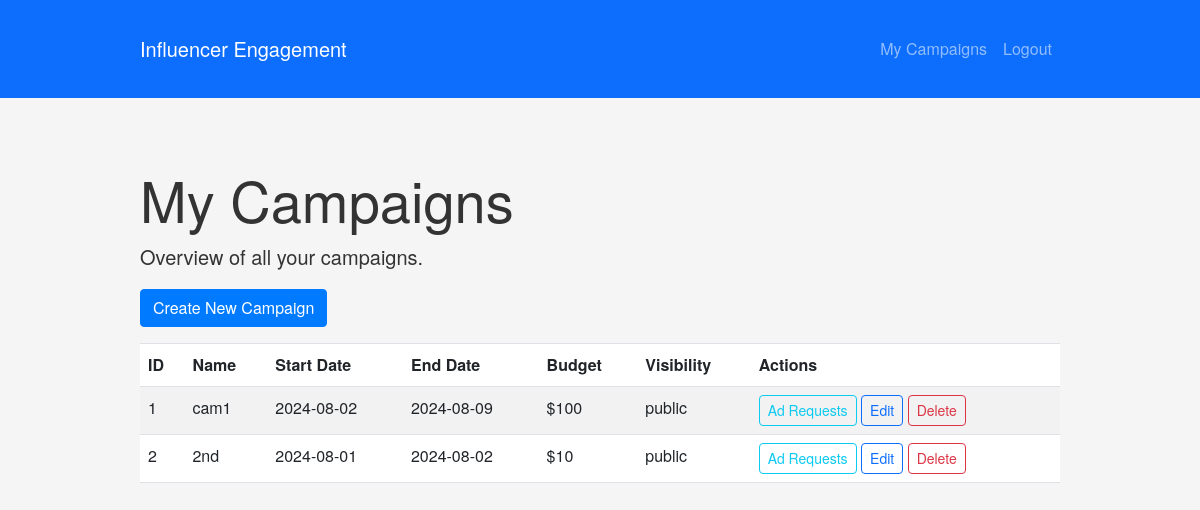
Page /sponsor/campaigns (signed in) on the committed database.
### app/models.py (models this page shows)
class Campaign(db.Model):
    id = db.Column(db.Integer, primary_key=True)
    name = db.Column(db.String(100), nullable=False)
    description = db.Column(db.Text, nullable=False)
    start_date = db.Column(db.Date, nullable=False)
    end_date = db.Column(db.Date, nullable=False)
    budget = db.Column(db.Integer, nullable=False)
    visibility = db.Column(db.String(10), default='public')
    goals = db.Column(db.Text)
    sponsor_id = db.Column(db.Integer, db.ForeignKey('user.id'), nullable=False)
    ad_requests = db.relationship('AdRequest', backref='campaign', lazy=True)

### app/blueprints/sponsor.py (the view)
@bp.route('/campaigns')
@login_required
@sponsor_required
def campaigns():
    campaigns = Campaign.query.filter_by(sponsor_id=current_user.id).all()
    return render_template('sponsor/campaigns.html', campaigns=campaigns)

### app/utils.py (called while the page is built)
def sponsor_required(func):
    @wraps(func)
    def decorated_view(*args, **kwargs):
        if not current_user.is_authenticated or session.get('role') != 'sponsor':
            flash('You do not have permission to access this page.', 'danger')
            return redirect(url_for('auth.login'))
        if 'ad_request_id' in kwargs:
            ad_request_id = kwargs['ad_request_id']
            ad_request = AdRequest.query.get(ad_request_id)
            if ad_request is None or ad_request.campaign.sponsor != current_user:
                abort(403)  # Forbidden access if not owner or ad request doesn't exist
        return func(*args, **kwargs)
    return decorated_view

### app/templates/sponsor/campaigns.html (shortened to what this page needs)
{% extends 'base.html' %}
{% block content %}
<h1 class="display-4 mt-4">My Campaigns</h1>
<p class="lead">Overview of all your campaigns.</p>
<div class="mt-3">
    <a href="{{ url_for('sponsor.create_campaign') }}" class="btn btn-primary">Create New Campaign</a>
</div>
<table class="table table-striped mt-3">
    <thead>
        <tr>
            <th>ID</th>
            <th>Name</th>
            <th>Start Date</th>
            <th>End Date</th>
            <th>Budget</th>
            <th>Visibility</th>
            <th>Actions</th>
        </tr>
    </thead>
    <tbody>
        {% for campaign in campaigns %}
            <tr>
                <td>{{ campaign.id }}</td>
                <td>{{ campaign.name }}</td>
                <td>{{ campaign.start_date.strftime('%Y-%m-%d') }}</td>
                <td>{{ campaign.end_date.strftime('%Y-%m-%d') }}</td>
                <td>${{ campaign.budget }}</td>
                <td>{{ campaign.visibility }}</td>
                <td>
                    <a href="{{ url_for('sponsor.ad_requests', campaign_id=campaign.id) }}" class="btn btn-sm btn-outline-info">Ad Requests</a>
                    <a href="{{ url_for('sponsor.edit_campaign', campaign_id=campaign.id) }}" class="btn btn-sm btn-outline-primary">Edit</a>
                    <a href="{{ url_for('sponsor.delete_campaign', campaign_id=campaign.id) }}" class="btn btn-sm btn-outline-danger" onclick="return confirm('Are you sure you want to delete this campaign?')">Delete</a>
                </td>
            </tr>
        {% endfor %}
    </tbody>
</table>
{% endblock %}

### app/static/css/main.css (style rules this page uses)
body { font-family: "Helvetica Neue", Arial, sans-serif; line-height: 1.6; color: #333; background-color: #f5f5f5; }
h1, h2, h3, h4, h5, h6 { font-weight: bold; }
h1 { font-size: 2.5rem; }
p { margin-bottom: 1rem; }
a { color: #007bff; text-decoration: none; }
table { width: 100%; border-collapse: collapse; margin-bottom: 1rem; }
th, td { padding: 0.75rem; vertical-align: top; border-top: 1px solid #dee2e6; }
.btn { border-radius: 0.25rem; }
.btn-primary { background-color: #007bff; border-color: #007bff; }

### rows in the picture
Campaign: id "1", name "cam1", start_date "2024-08-02", end_date "2024-08-09", budget "100", visibility "public"
Campaign: id "2", name "2nd", start_date "2024-08-01", end_date "2024-08-02", budget "10", visibility "public"
